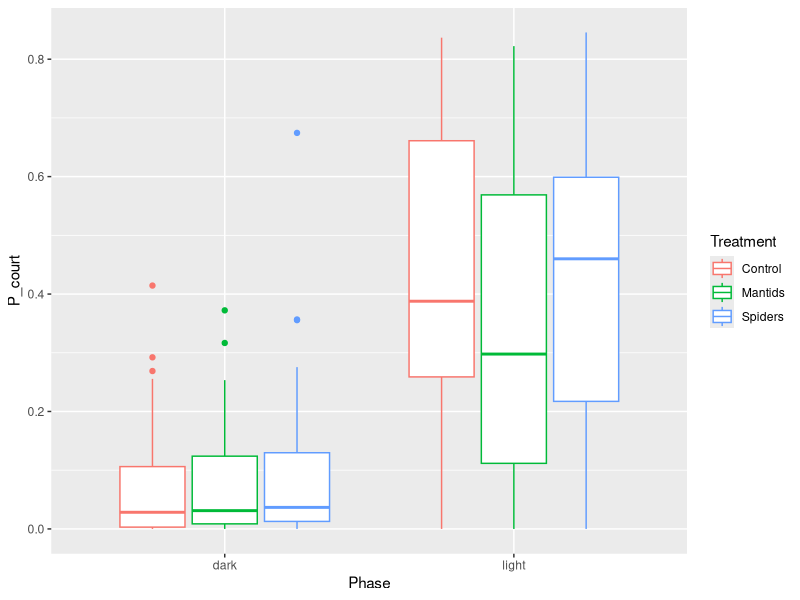
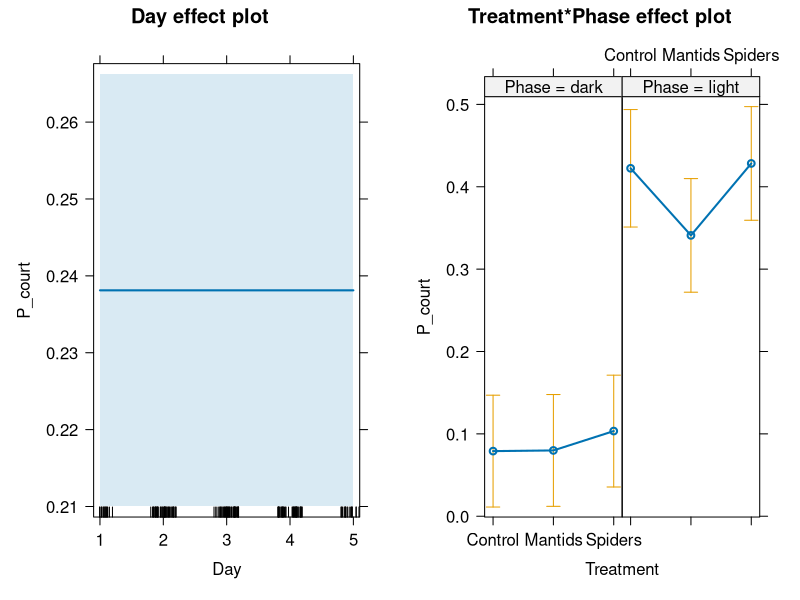

R code for these plots, in order: (Note: this script raises an error after producing the figures.)

#require("rio")
#convert("./Courtship FINAL.xlsx", "Courtship_FINAL.txt")
require(lme4)
require(ggplot2)
require(effects)
require(car)

court <- read.table("Courtship_FINAL.txt", h=T)
head(court)
court$Treatment <- ifelse(court$Trt=="P", 
                            "Mantids", 
                            ifelse(court$Trt=="C",
                                   "Control", "Spiders"))

court$Treatment <- as.factor(court$Treatment)

court$Phase <- ifelse(court$Phase=="Dark", "dark", "light")
court$Phase <- as.factor(court$Phase)

gg1 <- ggplot(court, aes(x=Phase, y=P_court, colour=Treatment))
gg1 + geom_boxplot()  
  
stuff <- glm(P_court ~ Treatment*Phase + (1|Day) , data=court)
summary(stuff)
car::Anova(stuff)
plot(allEffects(stuff))





#stuff2 <- lmer(C_dur ~ Trt + Phase + Phase:Trt + Trt:Population + (1|Day), data=court)

stuff2 <- lmer(P_court ~ Treatment*Phase + Treatment:Population + Observer + (1|Day), data=court)
summary(stuff2)
car::Anova(stuff2)
plot(allEffects(stuff2))


stuff_plot <- effect("Treatment*Phase", stuff2)
stuff_plot <- as.data.frame(stuff_plot)
head(stuff_plot)
stuff_plot2 <- ggplot(stuff_plot, 
                       aes(y=fit, x=Phase, colour=Treatment))

stuff_plot3 <- stuff_plot2 + 
  geom_point(stat="identity", 
             position=position_dodge(0.5), size=3) + 
  geom_linerange(aes(ymin=lower, ymax=upper), 
                 position = position_dodge(0.5), size=1.5) + 
  labs(y="Proportion", 
       x="Phase") +
  #ggtitle("Evolved Population") + 
  theme(text = element_text(size=20), 
        axis.text.x= element_text(size=15), axis.text.y= element_text(size=15)) +
  scale_colour_manual(values=
                        c("#999999", "#56B4E9", "#E69F00"))

print(stuff_plot3)

#Same layout with P_court or C_dur
#stuff_plot4 <- stuff_plot3
#print(stuff_plot4)
